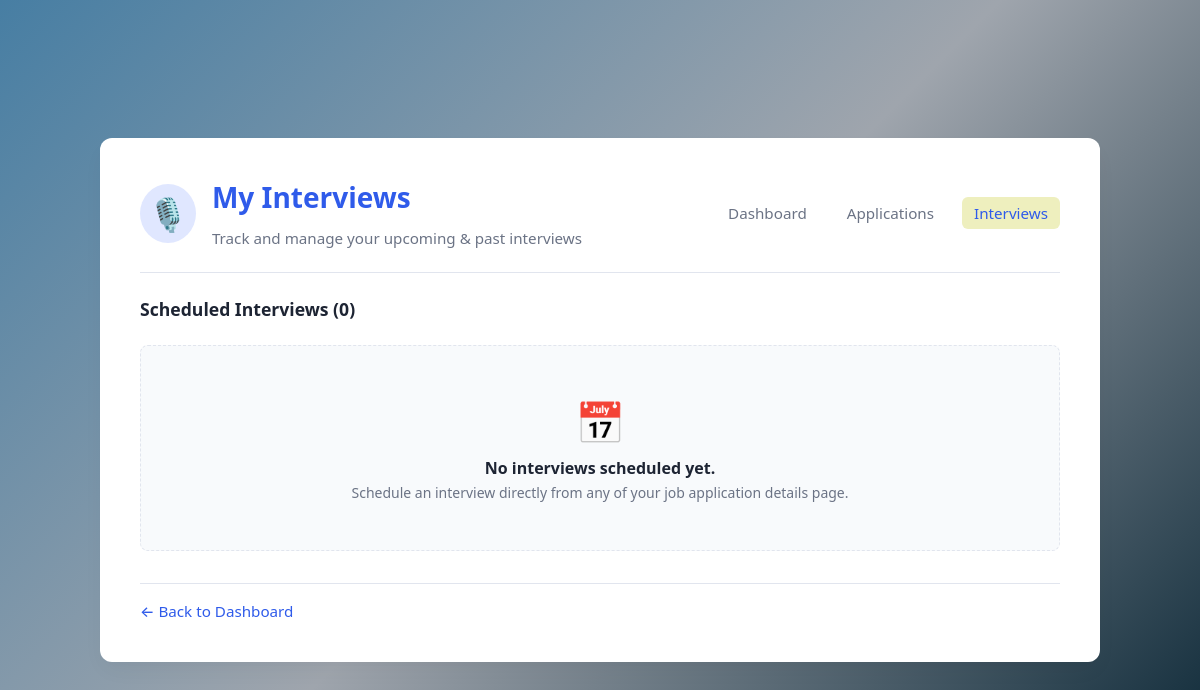
The page /interviews/ (signed in) on the database as committed earlier.
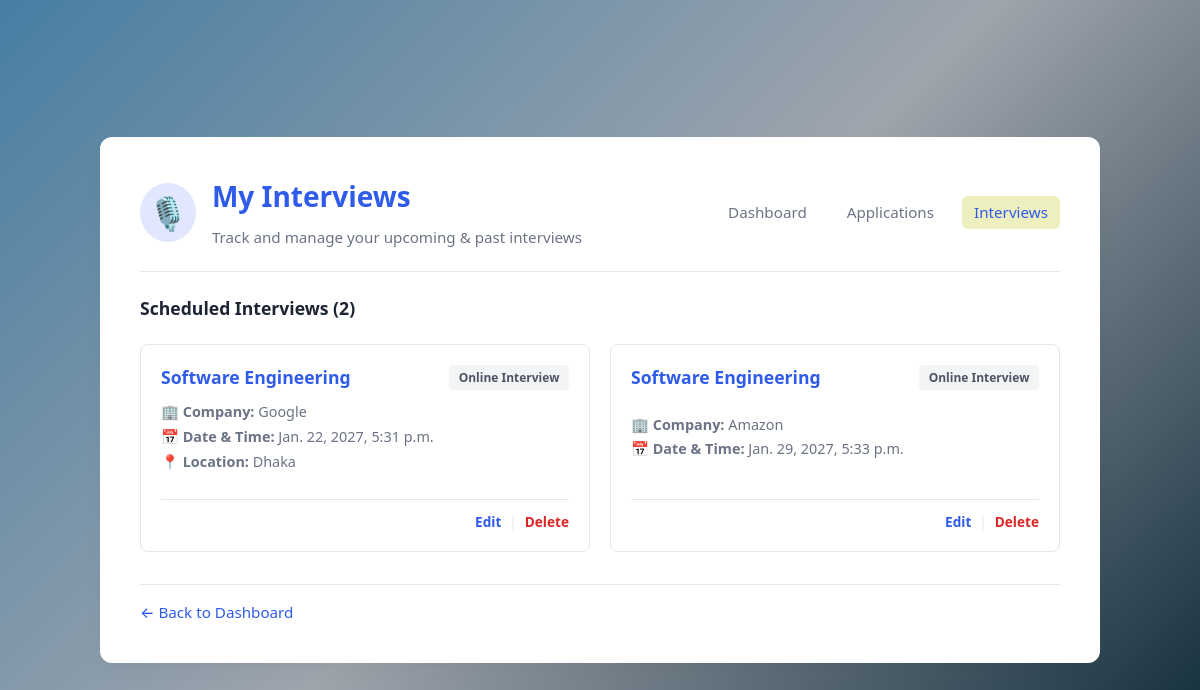
The same page on the database as committed later.
### jobs/models.py (models this page shows, shortened)
class Interview(models.Model):
    INTERVIEW_TYPES = [
        ('phone', 'Phone Interview'),
        ('online', 'Online Interview'),
        ('onsite', 'On-site Interview'),
        ('technical', 'Technical Interview'),
        ('hr', 'HR Interview'),
        ('other', 'Other'),
    ]
    application = models.ForeignKey(
        JobApplication,
        on_delete=models.CASCADE,
        related_name='interviews'
    )
    interview_date = models.DateTimeField()
    interview_type = models.CharField(
        max_length=20,
        choices=INTERVIEW_TYPES,
        default='online'
    )
    location = models.CharField(max_length=255, blank=True)
    meeting_link = models.URLField(blank=True)
    notes = models.TextField(blank=True)
    created_at = models.DateTimeField(auto_now_add=True)
    updated_at = models.DateTimeField(auto_now=True)

class JobApplication(models.Model):
    STATUS_CHOICES = [
        ('wishlist', 'Wishlist'),
        ('applied', 'Applied'),
        ('screening', 'Screening'),
        ('interview', 'Interview'),
        ('selected', 'Selected'),
        ('rejected', 'Rejected'),
    ]
    user = models.ForeignKey(
        User,
        on_delete=models.CASCADE,
        related_name='job_applications'
    )
    job_title = models.CharField(max_length=200)
    company_name = models.CharField(max_length=200)
    job_description = models.TextField(blank=True)
    location = models.CharField(max_length=200, blank=True)
    salary = models.CharField(max_length=100, blank=True)
    job_url = models.URLField(blank=True)
    application_date = models.DateField()
    status = models.CharField(
        max_length=20,
        choices=STATUS_CHOICES,
        default='wishlist'
    )
    notes = models.TextField(blank=True)
    created_at = models.DateTimeField(auto_now_add=True)
    updated_at = models.DateTimeField(auto_now=True)

### jobs/views.py (the view)
# urls.py: path('interviews/', views.interview_list, name='interview_list'),
@login_required
def interview_list(request):
    interviews = Interview.objects.filter(
        application__user=request.user
    ).select_related('application').order_by('interview_date')
    return render(
        request,
        'jobs/interview_list.html',
        {'interviews': interviews}
    )

### jobs/templates/jobs/interview_list.html (shortened to what this page needs)
<!DOCTYPE html>
<html lang="en">
<head>
    {% load static %}
    <link rel="stylesheet" href="{% static 'jobs/style.css' %}">
</head>
<body class="bg-container">
    <div class="card-container dashboard-card">
        <header class="dashboard-header">
            <div class="user-welcome">
                <span class="user-avatar">🎙️</span>
                <div>
                    <h1 class="main-title">My Interviews</h1>
                    <p class="subtitle">Track and manage your upcoming & past interviews</p>
                </div>
            </div>
            <div class="header-actions">
                <nav class="nav-links">
                    <a href="{% url 'dashboard' %}" class="nav-item">Dashboard</a>
                    <a href="{% url 'application_list' %}" class="nav-item">Applications</a>
                    <a href="{% url 'interview_list' %}" class="nav-item active">Interviews</a>
                </nav>
            </div>
        </header>
        <section class="applications-section">
            <div class="section-header-row">
                <h2 class="section-subtitle">Scheduled Interviews ({{ interviews|length }})</h2>
            </div>
            {% if interviews %}
                <div class="applications-grid">
                    {% for interview in interviews %}
                        <article class="job-card-item interview-card-item">
                            <div class="job-card-top">
                                <h3 class="job-card-title">{{ interview.application.job_title }}</h3>
                                <span class="type-badge">{{ interview.get_interview_type_display }}</span>
                            </div>
                            <div class="job-card-body">
                                <p class="company">🏢 <strong>Company:</strong> {{ interview.application.company_name }}</p>
                                <p class="date">📅 <strong>Date & Time:</strong> {{ interview.interview_date }}</p>
                                {% if interview.location %}
                                    <p class="location">📍 <strong>Location:</strong> {{ interview.location }}</p>
                                {% endif %}
                            </div>
                            <div class="interview-card-actions">
                                <div class="action-links-right">
                                    <a href="{% url 'interview_update' interview.pk %}" class="card-action-link edit">
                                        Edit
                                    </a>
                                    <span class="separator">|</span>
                                    <a href="{% url 'interview_delete' interview.pk %}" class="card-action-link delete">
                                        Delete
                                    </a>
                                </div>
                            </div>
                        </article>
                    {% endfor %}
                </div>
            {% else %}
                <div class="empty-state">
                    <p class="empty-icon">📅</p>
                    <p class="empty-title">No interviews scheduled yet.</p>
                    <p class="empty-subtitle">Schedule an interview directly from any of your job application details page.</p>
                </div>
            {% endif %}
        </section>
        <footer class="card-footer">
            <a href="{% url 'dashboard' %}" class="btn-back">
                ← Back to Dashboard
            </a>
        </footer>
    </div>
</body>
</html>

Rows that differ between the two databases and show on the page:
added Interview: application.job_title "Software Engineering", interview_type "Online Interview", application.company_name "Google", interview_date "Jan. 22, 2027, 5:31 p.m.", location "Dhaka"
added Interview: application.job_title "Software Engineering", interview_type "Online Interview", application.company_name "Amazon", interview_date "Jan. 29, 2027, 5:33 p.m."
Other text that changed with them:
{{ interviews|length }}: "0" → "2"
text no longer shown: "📅 No interviews scheduled yet. Schedule an interview directly from any of your job application details page."
